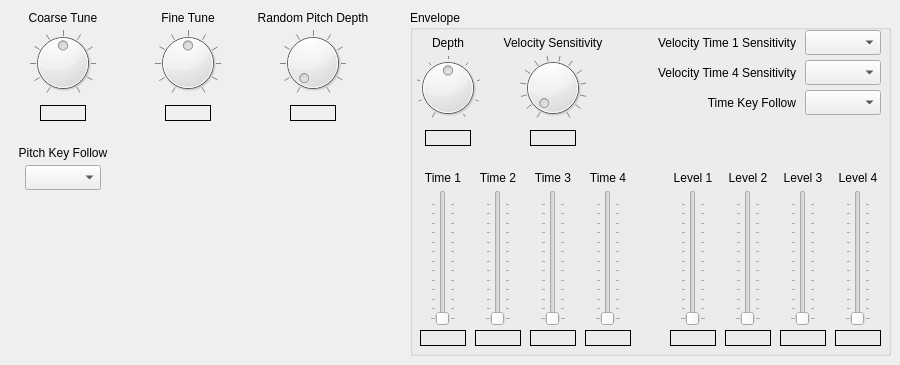
    <widget class="QWidget" name="tab_pitch">
     <attribute name="title">
      <string>Pitch</string>
     </attribute>
     <widget class="QGroupBox" name="groupBox_pitchenvelope">
      <property name="geometry">
       <rect>
        <x>410</x>
        <y>10</y>
        <width>481</width>
        <height>346</height>
       </rect>
      </property>
      <property name="title">
       <string>Envelope</string>
      </property>
      <widget class="QSlider" name="verticalSlider_penvtime1">
       <property name="geometry">
        <rect>
         <x>20</x>
         <y>180</y>
         <width>26</width>
         <height>136</height>
        </rect>
       </property>
       <property name="maximum">
        <number>127</number>
       </property>
       <property name="orientation">
        <enum>Qt::Vertical</enum>
       </property>
       <property name="tickPosition">
        <enum>QSlider::TicksBothSides</enum>
       </property>
      </widget>
      <widget class="QSlider" name="verticalSlider_penvtime2">
       <property name="geometry">
        <rect>
         <x>75</x>
         <y>180</y>
         <width>26</width>
         <height>136</height>
        </rect>
       </property>
       <property name="maximum">
        <number>127</number>
       </property>
       <property name="orientation">
        <enum>Qt::Vertical</enum>
       </property>
       <property name="tickPosition">
        <enum>QSlider::TicksBothSides</enum>
       </property>
      </widget>
      <widget class="QSlider" name="verticalSlider_penvtime3">
       <property name="geometry">
        <rect>
         <x>130</x>
         <y>180</y>
         <width>26</width>
         <height>136</height>
        </rect>
       </property>
       <property name="maximum">
        <number>127</number>
       </property>
       <property name="orientation">
        <enum>Qt::Vertical</enum>
       </property>
       <property name="tickPosition">
        <enum>QSlider::TicksBothSides</enum>
       </property>
      </widget>
      <widget class="QSlider" name="verticalSlider_penvtime4">
       <property name="geometry">
        <rect>
         <x>185</x>
         <y>180</y>
         <width>26</width>
         <height>136</height>
        </rect>
       </property>
       <property name="maximum">
        <number>127</number>
       </property>
       <property name="orientation">
        <enum>Qt::Vertical</enum>
       </property>
       <property name="tickPosition">
        <enum>QSlider::TicksBothSides</enum>
       </property>
      </widget>
      <widget class="QSlider" name="verticalSlider_penvlevel1">
       <property name="geometry">
        <rect>
         <x>270</x>
         <y>180</y>
         <width>26</width>
         <height>136</height>
        </rect>
       </property>
       <property name="maximum">
        <number>127</number>
       </property>
       <property name="orientation">
        <enum>Qt::Vertical</enum>
       </property>
       <property name="tickPosition">
        <enum>QSlider::TicksBothSides</enum>
       </property>
      </widget>
      <widget class="QSlider" name="verticalSlider_penvlevel2">
       <property name="geometry">
        <rect>
         <x>325</x>
         <y>180</y>
         <width>26</width>
         <height>136</height>
        </rect>
       </property>
       <property name="maximum">
        <number>127</number>
       </property>
       <property name="orientation">
        <enum>Qt::Vertical</enum>
       </property>
       <property name="tickPosition">
        <enum>QSlider::TicksBothSides</enum>
       </property>
      </widget>
      <widget class="QSlider" name="verticalSlider_penvlevel3">
       <property name="geometry">
        <rect>
         <x>380</x>
         <y>180</y>
         <width>26</width>
         <height>136</height>
        </rect>
       </property>
       <property name="maximum">
        <number>127</number>
       </property>
       <property name="orientation">
        <enum>Qt::Vertical</enum>
       </property>
       <property name="tickPosition">
        <enum>QSlider::TicksBothSides</enum>
       </property>
      </widget>
      <widget class="QSlider" name="verticalSlider_penvlevel4">
       <property name="geometry">
        <rect>
         <x>435</x>
         <y>180</y>
         <width>26</width>
         <height>136</height>
        </rect>
       </property>
       <property name="maximum">
        <number>127</number>
       </property>
       <property name="orientation">
        <enum>Qt::Vertical</enum>
       </property>
       <property name="tickPosition">
        <enum>QSlider::TicksBothSides</enum>
       </property>
      </widget>
      <widget class="QLabel" name="label_penvtime1value">
       <property name="geometry">
        <rect>
         <x>10</x>
         <y>320</y>
         <width>46</width>
         <height>16</height>
        </rect>
       </property>
       <property name="frameShape">
        <enum>QFrame::Box</enum>
       </property>
       <property name="frameShadow">
        <enum>QFrame::Plain</enum>
       </property>
       <property name="lineWidth">
        <number>1</number>
       </property>
       <property name="midLineWidth">
        <number>0</number>
       </property>
       <property name="text">
        <string/>
       </property>
       <property name="alignment">
        <set>Qt::AlignCenter</set>
       </property>
      </widget>
      <widget class="QLabel" name="label_penvtime2value">
       <property name="geometry">
        <rect>
         <x>65</x>
         <y>320</y>
         <width>46</width>
         <height>16</height>
        </rect>
       </property>
       <property name="frameShape">
        <enum>QFrame::Box</enum>
       </property>
       <property name="frameShadow">
        <enum>QFrame::Plain</enum>
       </property>
       <property name="lineWidth">
        <number>1</number>
       </property>
       <property name="midLineWidth">
        <number>0</number>
       </property>
       <property name="text">
        <string/>
       </property>
       <property name="alignment">
        <set>Qt::AlignCenter</set>
       </property>
      </widget>
      <widget class="QLabel" name="label_penvtime3value">
       <property name="geometry">
        <rect>
         <x>120</x>
         <y>320</y>
         <width>46</width>
         <height>16</height>
        </rect>
       </property>
       <property name="frameShape">
        <enum>QFrame::Box</enum>
       </property>
       <property name="frameShadow">
        <enum>QFrame::Plain</enum>
       </property>
       <property name="lineWidth">
        <number>1</number>
       </property>
       <property name="midLineWidth">
        <number>0</number>
       </property>
       <property name="text">
        <string/>
       </property>
       <property name="alignment">
        <set>Qt::AlignCenter</set>
       </property>
      </widget>
      <widget class="QLabel" name="label_penvtime4value">
       <property name="geometry">
        <rect>
         <x>175</x>
         <y>320</y>
         <width>46</width>
         <height>16</height>
        </rect>
       </property>
       <property name="frameShape">
        <enum>QFrame::Box</enum>
       </property>
       <property name="frameShadow">
        <enum>QFrame::Plain</enum>
       </property>
       <property name="lineWidth">
        <number>1</number>
       </property>
       <property name="midLineWidth">
        <number>0</number>
       </property>
       <property name="text">
        <string/>
       </property>
       <property name="alignment">
        <set>Qt::AlignCenter</set>
       </property>
      </widget>
      <widget class="QLabel" name="label_penvlevel1value">
       <property name="geometry">
        <rect>
         <x>260</x>
         <y>320</y>
         <width>46</width>
         <height>16</height>
        </rect>
       </property>
       <property name="frameShape">
        <enum>QFrame::Box</enum>
       </property>
       <property name="frameShadow">
        <enum>QFrame::Plain</enum>
       </property>
       <property name="lineWidth">
        <number>1</number>
       </property>
       <property name="midLineWidth">
        <number>0</number>
       </property>
       <property name="text">
        <string/>
       </property>
       <property name="alignment">
        <set>Qt::AlignCenter</set>
       </property>
      </widget>
      <widget class="QLabel" name="label_penvlevel2value">
       <property name="geometry">
        <rect>
         <x>315</x>
         <y>320</y>
         <width>46</width>
         <height>16</height>
        </rect>
       </property>
       <property name="frameShape">
        <enum>QFrame::Box</enum>
       </property>
       <property name="frameShadow">
        <enum>QFrame::Plain</enum>
       </property>
       <property name="lineWidth">
        <number>1</number>
       </property>
       <property name="midLineWidth">
        <number>0</number>
       </property>
       <property name="text">
        <string/>
       </property>
       <property name="alignment">
        <set>Qt::AlignCenter</set>
       </property>
      </widget>
      <widget class="QLabel" name="label_penvlevel3value">
       <property name="geometry">
        <rect>
         <x>370</x>
         <y>320</y>
         <width>46</width>
         <height>16</height>
        </rect>
       </property>
       <property name="frameShape">
        <enum>QFrame::Box</enum>
       </property>
       <property name="frameShadow">
        <enum>QFrame::Plain</enum>
       </property>
       <property name="lineWidth">
        <number>1</number>
       </property>
       <property name="midLineWidth">
        <number>0</number>
       </property>
       <property name="text">
        <string/>
       </property>
       <property name="alignment">
        <set>Qt::AlignCenter</set>
       </property>
      </widget>
      <widget class="QLabel" name="label_penvlevel4value">
       <property name="geometry">
        <rect>
         <x>425</x>
         <y>320</y>
         <width>46</width>
         <height>16</height>
        </rect>
       </property>
       <property name="frameShape">
        <enum>QFrame::Box</enum>
       </property>
       <property name="frameShadow">
        <enum>QFrame::Plain</enum>
       </property>
       <property name="lineWidth">
        <number>1</number>
       </property>
       <property name="midLineWidth">
        <number>0</number>
       </property>
       <property name="text">
        <string/>
       </property>
       <property name="alignment">
        <set>Qt::AlignCenter</set>
       </property>
      </widget>
      <widget class="QLabel" name="label_penvveltime1sens">
       <property name="geometry">
        <rect>
         <x>220</x>
         <y>25</y>
         <width>166</width>
         <height>16</height>
        </rect>
       </property>
       <property name="text">
        <string>Velocity Time 1 Sensitivity</string>
       </property>
       <property name="alignment">
        <set>Qt::AlignRight|Qt::AlignTrailing|Qt::AlignVCenter</set>
       </property>
      </widget>
      <widget class="QLabel" name="label_penvveltime4sens">
       <property name="geometry">
        <rect>
         <x>220</x>
         <y>55</y>
         <width>166</width>
         <height>16</height>
        </rect>
       </property>
       <property name="text">
        <string>Velocity Time 4 Sensitivity</string>
       </property>
       <property name="alignment">
        <set>Qt::AlignRight|Qt::AlignTrailing|Qt::AlignVCenter</set>
       </property>
      </widget>
      <widget class="QLabel" name="label_penvtimekeyfollow">
       <property name="geometry">
        <rect>
         <x>265</x>
         <y>85</y>
         <width>121</width>
         <height>16</height>
        </rect>
       </property>
       <property name="text">
        <string>Time Key Follow</string>
       </property>
       <property name="alignment">
        <set>Qt::AlignRight|Qt::AlignTrailing|Qt::AlignVCenter</set>
       </property>
      </widget>
      <widget class="QComboBox" name="comboBox_penvveltime1sens">
       <property name="geometry">
        <rect>
         <x>395</x>
         <y>20</y>
         <width>76</width>
         <height>25</height>
        </rect>
       </property>
      </widget>
      <widget class="QComboBox" name="comboBox_penvveltime4sens">
       <property name="geometry">
        <rect>
         <x>395</x>
         <y>50</y>
         <width>76</width>
         <height>25</height>
        </rect>
       </property>
      </widget>
      <widget class="QComboBox" name="comboBox_penvtimekeyfollow">
       <property name="geometry">
        <rect>
         <x>395</x>
         <y>80</y>
         <width>76</width>
         <height>25</height>
        </rect>
       </property>
      </widget>
      <widget class="QLabel" name="label_penvvelsensvalue">
       <property name="geometry">
        <rect>
         <x>120</x>
         <y>120</y>
         <width>46</width>
         <height>16</height>
        </rect>
       </property>
       <property name="frameShape">
        <enum>QFrame::Box</enum>
       </property>
       <property name="text">
        <string/>
       </property>
       <property name="alignment">
        <set>Qt::AlignCenter</set>
       </property>
      </widget>
      <widget class="QDial" name="dial_penvvelsens">
       <property name="geometry">
        <rect>
         <x>110</x>
         <y>45</y>
         <width>66</width>
         <height>66</height>
        </rect>
       </property>
       <property name="maximum">
        <number>127</number>
       </property>
       <property name="notchTarget">
        <double>10.000000000000000</double>
       </property>
       <property name="notchesVisible">
        <bool>true</bool>
       </property>
      </widget>
      <widget class="QLabel" name="label_penvvelsens">
       <property name="geometry">
        <rect>
         <x>80</x>
         <y>25</y>
         <width>126</width>
         <height>16</height>
        </rect>
       </property>
       <property name="text">
        <string>Velocity Sensitivity</string>
       </property>
       <property name="alignment">
        <set>Qt::AlignCenter</set>
       </property>
      </widget>
      <widget class="QLabel" name="label_penvdepth">
       <property name="geometry">
        <rect>
         <x>15</x>
         <y>25</y>
         <width>46</width>
         <height>16</height>
        </rect>
       </property>
       <property name="text">
        <string>Depth</string>
       </property>
       <property name="alignment">
        <set>Qt::AlignCenter</set>
       </property>
      </widget>
      <widget class="QDial" name="dial_penvdepth">
       <property name="geometry">
        <rect>
         <x>5</x>
         <y>45</y>
         <width>66</width>
         <height>66</height>
        </rect>
       </property>
       <property name="minimum">
        <number>-12</number>
       </property>
       <property name="maximum">
        <number>12</number>
       </property>
       <property name="notchTarget">
        <double>10.000000000000000</double>
       </property>
       <property name="notchesVisible">
        <bool>true</bool>
       </property>
      </widget>
      <widget class="QLabel" name="label_penvdepthvalue">
       <property name="geometry">
        <rect>
         <x>15</x>
         <y>120</y>
         <width>46</width>
         <height>16</height>
        </rect>
       </property>
       <property name="frameShape">
        <enum>QFrame::Box</enum>
       </property>
       <property name="text">
        <string/>
       </property>
       <property name="alignment">
        <set>Qt::AlignCenter</set>
       </property>
      </widget>
      <widget class="QLabel" name="label_penvtime1">
       <property name="geometry">
        <rect>
         <x>10</x>
         <y>160</y>
         <width>46</width>
         <height>16</height>
        </rect>
       </property>
       <property name="text">
        <string>Time 1</string>
       </property>
       <property name="alignment">
        <set>Qt::AlignCenter</set>
       </property>
      </widget>
      <widget class="QLabel" name="label_penvtime4">
       <property name="geometry">
        <rect>
         <x>175</x>
         <y>160</y>
         <width>46</width>
         <height>16</height>
        </rect>
       </property>
       <property name="text">
        <string>Time 4</string>
       </property>
       <property name="alignment">
        <set>Qt::AlignCenter</set>
       </property>
      </widget>
      <widget class="QLabel" name="label_penvtime2">
       <property name="geometry">
        <rect>
         <x>65</x>
         <y>160</y>
         <width>46</width>
         <height>16</height>
        </rect>
       </property>
       <property name="text">
        <string>Time 2</string>
       </property>
       <property name="alignment">
        <set>Qt::AlignCenter</set>
       </property>
      </widget>
      <widget class="QLabel" name="label_penvtime3">
       <property name="geometry">
        <rect>
         <x>120</x>
         <y>160</y>
         <width>46</width>
         <height>16</height>
        </rect>
       </property>
       <property name="text">
        <string>Time 3</string>
       </property>
       <property name="alignment">
        <set>Qt::AlignCenter</set>
       </property>
      </widget>
      <widget class="QLabel" name="label_penvlevel2">
       <property name="geometry">
        <rect>
         <x>315</x>
         <y>160</y>
         <width>46</width>
         <height>16</height>
        </rect>
       </property>
       <property name="text">
        <string>Level 2</string>
       </property>
       <property name="alignment">
        <set>Qt::AlignCenter</set>
       </property>
      </widget>
      <widget class="QLabel" name="label_penvlevel1">
       <property name="geometry">
        <rect>
         <x>260</x>
         <y>160</y>
         <width>46</width>
         <height>16</height>
        </rect>
       </property>
       <property name="text">
        <string>Level 1</string>
       </property>
       <property name="alignment">
        <set>Qt::AlignCenter</set>
       </property>
      </widget>
      <widget class="QLabel" name="label_penvlevel3">
       <property name="geometry">
        <rect>
         <x>370</x>
         <y>160</y>
         <width>46</width>
         <height>16</height>
        </rect>
       </property>
       <property name="text">
        <string>Level 3</string>
       </property>
       <property name="alignment">
        <set>Qt::AlignCenter</set>
       </property>
      </widget>
      <widget class="QLabel" name="label_penvlevel4">
       <property name="geometry">
        <rect>
         <x>425</x>
         <y>160</y>
         <width>46</width>
         <height>16</height>
        </rect>
       </property>
       <property name="text">
        <string>Level 4</string>
       </property>
       <property name="alignment">
        <set>Qt::AlignCenter</set>
       </property>
      </widget>
     </widget>
     <widget class="QLabel" name="label_pitchcoarsetune">
      <property name="geometry">
       <rect>
        <x>20</x>
        <y>10</y>
        <width>86</width>
        <height>16</height>
       </rect>
      </property>
      <property name="text">
       <string>Coarse Tune</string>
      </property>
      <property name="alignment">
       <set>Qt::AlignCenter</set>
      </property>
     </widget>
     <widget class="QDial" name="dial_pitchcoarsetune">
      <property name="geometry">
       <rect>
        <x>30</x>
        <y>30</y>
        <width>66</width>
        <height>66</height>
       </rect>
      </property>
      <property name="minimum">
       <number>-48</number>
      </property>
      <property name="maximum">
       <number>48</number>
      </property>
      <property name="singleStep">
       <number>1</number>
      </property>
      <property name="notchTarget">
       <double>10.000000000000000</double>
      </property>
      <property name="notchesVisible">
       <bool>true</bool>
      </property>
     </widget>
     <widget class="QLabel" name="label_pitchcoarsetunevalue">
      <property name="geometry">
       <rect>
        <x>40</x>
        <y>105</y>
        <width>46</width>
        <height>16</height>
       </rect>
      </property>
      <property name="frameShape">
       <enum>QFrame::Box</enum>
      </property>
      <property name="text">
       <string/>
      </property>
      <property name="alignment">
       <set>Qt::AlignCenter</set>
      </property>
     </widget>
     <widget class="QLabel" name="label_pitchfinetune">
      <property name="geometry">
       <rect>
        <x>145</x>
        <y>10</y>
        <width>86</width>
        <height>16</height>
       </rect>
      </property>
      <property name="text">
       <string>Fine Tune</string>
      </property>
      <property name="alignment">
       <set>Qt::AlignCenter</set>
      </property>
     </widget>
     <widget class="QDial" name="dial_pitchfinetune">
      <property name="geometry">
       <rect>
        <x>155</x>
        <y>30</y>
        <width>66</width>
        <height>66</height>
       </rect>
      </property>
      <property name="minimum">
       <number>-50</number>
      </property>
      <property name="maximum">
       <number>50</number>
      </property>
      <property name="notchTarget">
       <double>10.000000000000000</double>
      </property>
      <property name="notchesVisible">
       <bool>true</bool>
      </property>
     </widget>
     <widget class="QLabel" name="label_pitchfinetunevalue">
      <property name="geometry">
       <rect>
        <x>165</x>
        <y>105</y>
        <width>46</width>
        <height>16</height>
       </rect>
      </property>
      <property name="frameShape">
       <enum>QFrame::Box</enum>
      </property>
      <property name="text">
       <string/>
      </property>
      <property name="alignment">
       <set>Qt::AlignCenter</set>
      </property>
     </widget>
     <widget class="QLabel" name="label_pitchrandompitchdepth">
      <property name="geometry">
       <rect>
        <x>245</x>
        <y>10</y>
        <width>136</width>
        <height>16</height>
       </rect>
      </property>
      <property name="text">
       <string>Random Pitch Depth</string>
      </property>
      <property name="alignment">
       <set>Qt::AlignCenter</set>
      </property>
     </widget>
     <widget class="QDial" name="dial_pitchrandompitchdepth">
      <property name="geometry">
       <rect>
        <x>280</x>
        <y>30</y>
        <width>66</width>
        <height>66</height>
       </rect>
      </property>
      <property name="notchTarget">
       <double>10.000000000000000</double>
      </property>
      <property name="notchesVisible">
       <bool>true</bool>
      </property>
     </widget>
     <widget class="QLabel" name="label_pitchrandompitchdepthvalue">
      <property name="geometry">
       <rect>
        <x>290</x>
        <y>105</y>
        <width>46</width>
        <height>16</height>
       </rect>
      </property>
      <property name="frameShape">
       <enum>QFrame::Box</enum>
      </property>
      <property name="text">
       <string/>
      </property>
      <property name="alignment">
       <set>Qt::AlignCenter</set>
      </property>
     </widget>
     <widget class="QComboBox" name="comboBox_pitchkeyfollow">
      <property name="geometry">
       <rect>
        <x>25</x>
        <y>165</y>
        <width>76</width>
        <height>25</height>
       </rect>
      </property>
     </widget>
     <widget class="QLabel" name="label_pitchkeyfollow">
      <property name="geometry">
       <rect>
        <x>10</x>
        <y>145</y>
        <width>106</width>
        <height>16</height>
       </rect>
      </property>
      <property name="text">
       <string>Pitch Key Follow</string>
      </property>
      <property name="alignment">
       <set>Qt::AlignCenter</set>
      </property>
     </widget>
    </widget>
